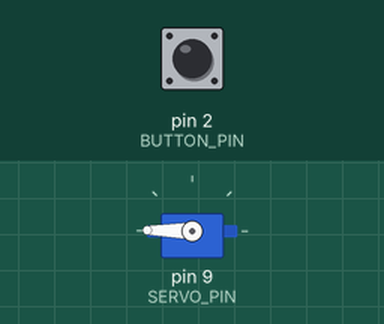
Recording of a sketch running on a simulated Arduino Uno, built with avr-gcc and run on an emulated ATmega328P. Parts: servo. Inputs (shaded band) come from the test bench; at power-on: pin 2 (BUTTON_PIN) HIGH. The local clock reads 2024-03-15 10:24:30 at power-on unless the sketch sets it.

Above: at 1.7 s.
1.8 s: pin 2 (BUTTON_PIN) pulled LOW for 3.2 s
At 2.3 s:
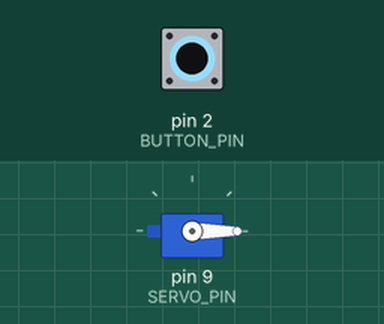
Timing chart, 0 to 6.4 s (numbered marks = the images above; inputs shaded):
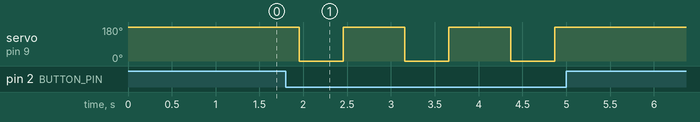

The sketch:

cymbal-bot.ino
```cpp
#include <Servo.h>
#include <DS3231.h>
#include <Wire.h>

// #define DEBUG // This enables debug logging, uncomment to enable debug logging

#define BUTTON_PIN 2
#define SERVO_PIN 9       // PIN used for servo
#define SERVO_DELAY 500   // Delay used for waiting for servo
#define MANUAL_RING_CYCLES_TARGET 1

#ifdef DEBUG
  #define DEBUG_PRINT(x)       Serial.print (x)
  #define DEBUG_PRINT_DEC(x)   Serial.print (x, DEC)
  #define DEBUG_PRINT_LN(x)    Serial.println (x)

  // Settings
  #define LOOP_DELAY 200
#else
  #define DEBUG_PRINT(x)
  #define DEBUG_PRINT_DEC(x)
  #define DEBUG_PRINT_LN(x)

  // Settings
  #define LOOP_DELAY 200
#endif


Servo sg90;
RTClib RTC;
DS3231 Clock; // High level Clock functions

struct belltime {
  byte hour;
  byte minute;
  byte second;
};


bool is_equal_belltime(struct belltime t1, struct belltime t2) {
  return t1.hour == t2.hour && t1.minute == t2.minute && t1.second == t2.second;
}

struct belltime bell_schedule[] = {
  {9, 45, 0},
  {10, 0, 0}
 };

struct belltime lastTrigger;

// const int ClockPowerPin = 6; // Activates voltage regulator to power the RTC (otherwise is on backup power from VCC or batt)
unsigned short numCyclesPressed = 0;

void setup() {
 #ifdef DEBUG
  Serial.begin(9600);
 #endif

  pinMode(BUTTON_PIN, INPUT_PULLUP);
  sg90.attach(SERVO_PIN);

  Wire.begin();

  moveServoAndWait(180);

  // pinMode(ClockPowerPin, OUTPUT);
  // digitalWrite(ClockPowerPin, HIGH);

  Clock.setClockMode(false);  // set to 24h
  //setClockMode(true); // set to 12h

  /*
  Clock.setYear(19);
  Clock.setMonth(10);
  Clock.setDate(21);
  Clock.setHour(20);
  Clock.setMinute(27);
  Clock.setSecond(0);
  Clock.setDoW(2);
  */
}

void loop() {
  DateTime now = RTC.now();
  unsigned long timestamp = now.unixtime();

  int buttonState = digitalRead(BUTTON_PIN);
  bool manualOverride = false;

  // DEBUG_PRINT("BUTTON STATE (DIGITAL): ");
  // DEBUG_PRINT_LN(buttonState);

  if (buttonState == LOW) {
    DEBUG_PRINT_LN("BUTTON IS PRESSED");
    numCyclesPressed += 1;
  }

  if (numCyclesPressed >= MANUAL_RING_CYCLES_TARGET) {
    manualOverride = true;
    numCyclesPressed = 0;
  }

  evaluateBell(manualOverride);
  delay(LOOP_DELAY);
}

void moveServoAndWait(byte pos) {
  delay(moveServo(pos));
}

short moveServo(byte pos) {
  int nextPos = constrain((int)pos, 0, 179);
  sg90.write(nextPos);
  return SERVO_DELAY;
}

void evaluateBell(bool manualOverride) {
  bool h12, pm;
  byte h = Clock.getHour(h12, pm);
  byte m = Clock.getMinute();
  byte s = Clock.getSecond();
  struct belltime now = {h, m, s};

  bool triggerBell = false;

  DEBUG_PRINT("evaluateBell:");
  DEBUG_PRINT(h);
  DEBUG_PRINT(":");
  DEBUG_PRINT(m);
  DEBUG_PRINT(":");
  DEBUG_PRINT_LN(s);

  size_t schedule_size = sizeof(bell_schedule) / sizeof(bell_schedule[0]);
  for (int i = 0; i < schedule_size; i++) {
    struct belltime t = bell_schedule[i];
    triggerBell |= is_equal_belltime(now, t);
  }

  // triggerBell = s % 10 == 0;
  bool alreadyTriggered = is_equal_belltime(now, lastTrigger);

  if ((!alreadyTriggered && triggerBell) || manualOverride) {
    lastTrigger = {h, m, s};
    moveServoAndWait(0);
    moveServoAndWait(180);
  }
}
```

Measured:
- after the input at 1.8 s, servo on pin 9 (SERVO_PIN): alternates 179° for 0.71 s and 0° for 0.50 s, 6 changes in all, then stays 179°, starting after 0.15 s
